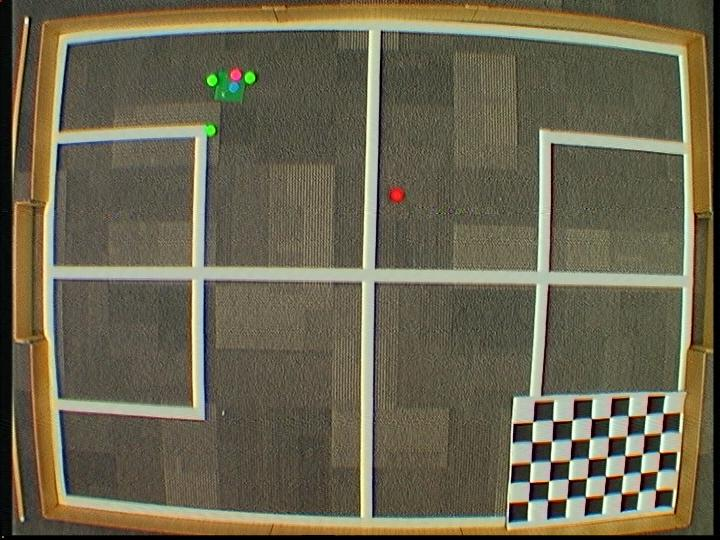
#> input picture Vision_Calibration/calibration/snap-unknown-20160208-150832-1.jpeg, 720 x 540 px; its folder holds 4 pictures in this run
$ python undistort.py
#> lines starting #> are read from the running program, lines starting #| are printed output that depends on the picture
# Original tutorial: https://opencv-python-tutroals.readthedocs.org/en/latest/py_tutorials/py_calib3d/py_calibration/py_calibration.html#calibration

'''
Script that takes the sample images of the pitch
Finds the distortion coefficients
Stores the coefficients in undistort.txt
Displays the undistorted feed
'''

import numpy as np
import cv2
import glob
from copy import copy

import pickle
filename = "../../vision/calibrations/undistort.txt"

# Set the required dimension of all sample checkboard images
dim = (8,5)

# prepare object points, like (0,0,0), (1,0,0), (2,0,0) ....,(6,5,0)
objp = np.zeros((dim[0]*dim[1], 3), np.float32)
objp[:,:2] = np.mgrid[0:dim[0], 0:dim[1]].T.reshape(-1,2)

# termination criteria
criteria = (cv2.TERM_CRITERIA_EPS + cv2.TERM_CRITERIA_MAX_ITER, 30, 0.001)

# Arrays to store object points and image points from all the images.
objpoints = [] # 3d point in real world space
imgpoints = [] # 2d points in image plane.

images = glob.glob('calibration/*.jpeg')

for fname in images:
    print("Hello")

    img = cv2.imread(fname)
#> img is the input picture: shape (540, 720, 3); mean B, G, R 79.5, 101.1, 106.8
    gray = cv2.cvtColor(img,cv2.COLOR_BGR2GRAY)
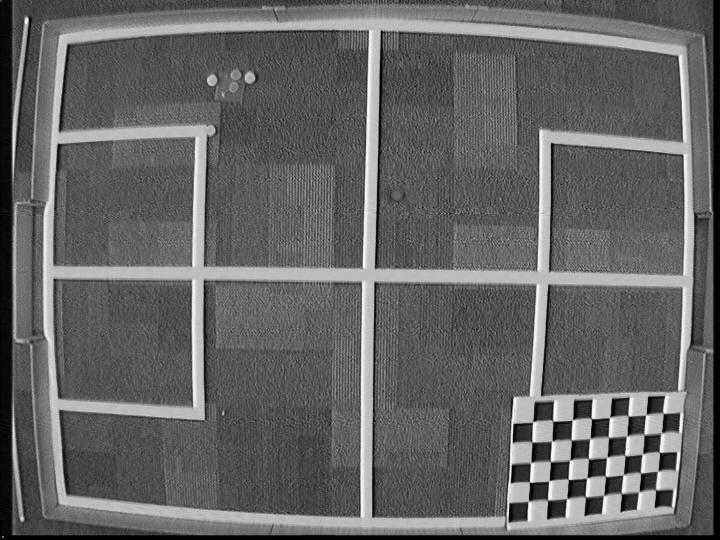
#> gray: shape (540, 720); min 0, max 255, mean 100.3
    # cv2.imshow('img',gray);
    # cv2.waitKey(0);
    # Find the chess board corners
    ret, corners = cv2.findChessboardCorners(gray, dim, None)
#> ret = True; corners = 40 rows, first 8: [655.8, 489.8], [639, 491.4], [621.5, 493.5], [603.5, 495.4], [585.5, 496.8], [566.9, 498.4], [547.8, 500], [528.3, 501.2]
    print(ret);
#| True
    # If found, add object points, image points (after refining them)
    if ret == True:
        print("RET")
        objpoints.append(objp)

        corners2 = copy(corners)
#> corners2 has the same summary as corners
        _ = cv2.cornerSubPix(gray,corners2,(11,11),(-1,-1),criteria)
        imgpoints.append(corners2)
#> pass 2 of the loop `for fname in images:`:
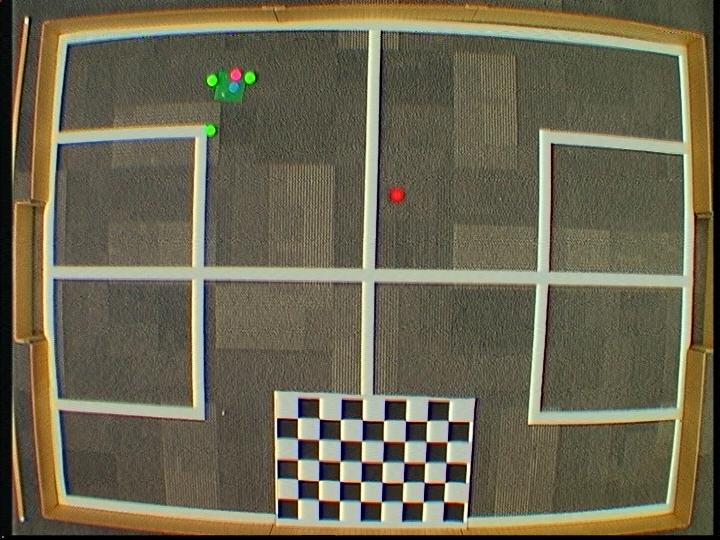
#> input picture Vision_Calibration/calibration/snap-unknown-20160208-150853-1.jpeg, 720 x 540 px
#> img is the input picture: shape (540, 720, 3); mean B, G, R 80.5, 102, 107.5
#> `gray = cv2.cvtColor(img,cv2.COLOR_BGR2GRAY)`:
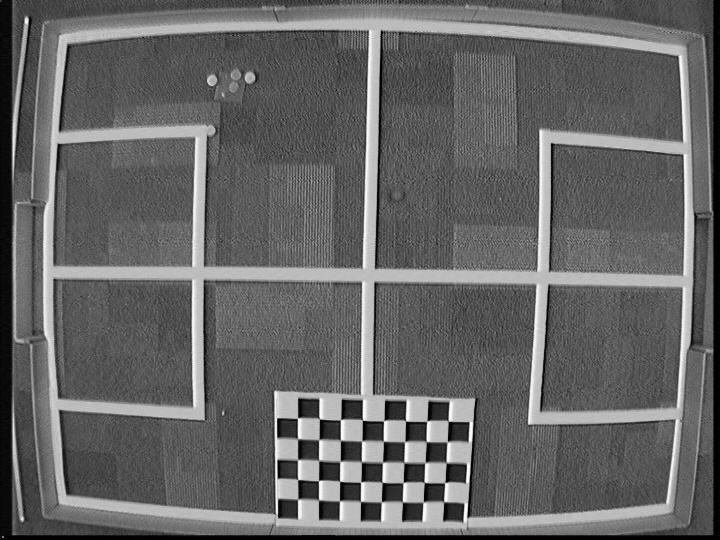
#> gray: shape (540, 720); min 0, max 254, mean 101.2
#> corners = 40 rows, first 8: [443.8, 501.7], [423.2, 502.1], [402.6, 501.9], [381.5, 501.7], [360.7, 501.5], [339.6, 500.7], [318.8, 500], [297.7, 499.1]
#| True
#> corners2 has the same summary as corners
#> pass 3 of the loop `for fname in images:`:
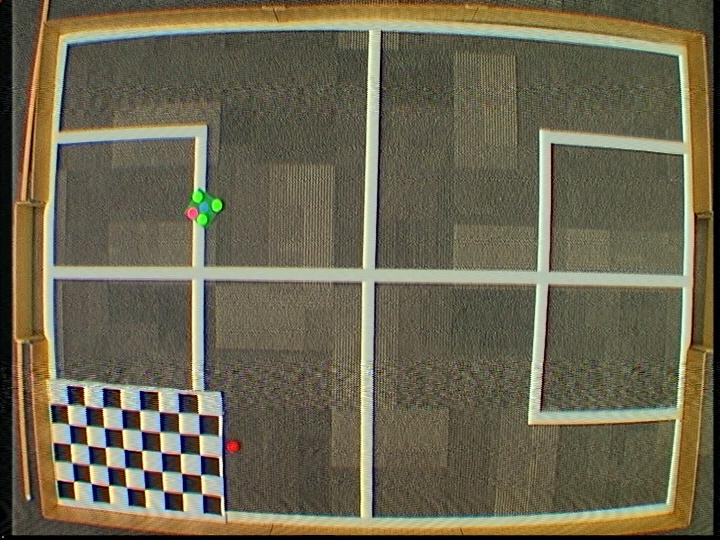
#> input picture Vision_Calibration/calibration/snap-unknown-20160208-152532-1.jpeg, 720 x 540 px
#> img is the input picture: shape (540, 720, 3); mean B, G, R 80.3, 102, 107.9
#> `gray = cv2.cvtColor(img,cv2.COLOR_BGR2GRAY)`:
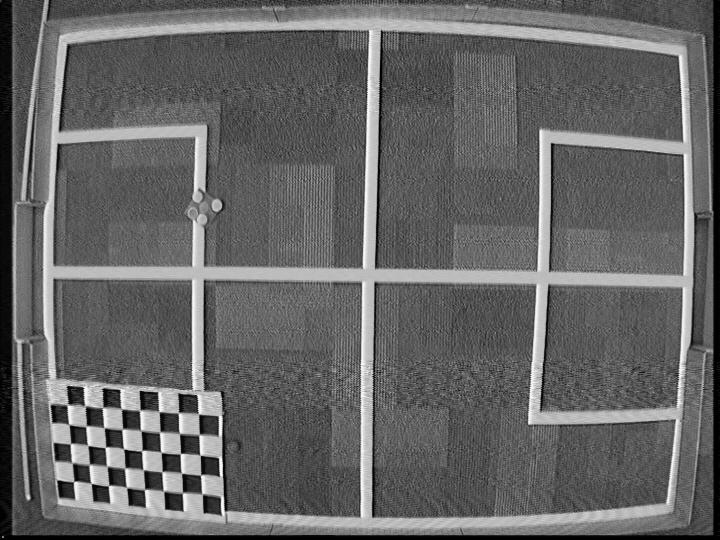
#> gray: shape (540, 720); min 0, max 254, mean 101.3
#> corners = 40 rows, first 8: [202.5, 494.1], [182.5, 492.7], [163.9, 491.4], [144.5, 489.5], [126.9, 487.7], [108.4, 485.6], [91.5, 483.6], [73.63, 481.6]
#| True
#> corners2 has the same summary as corners
#> the loop made 4 passes; the first 3 are shown

        # Draw and display the corners
        # Comment this out to skip showing sample images!
        # _ = cv2.drawChessboardCorners(img, dim, corners2, ret)
        # cv2.imshow('img',img)
        # cv2.waitKey(1000)

cv2.destroyAllWindows()

print("HERE")
# Get the calibration data
ret, mtx, dist, rvecs, tvecs = cv2.calibrateCamera(objpoints, imgpoints, gray.shape[::-1],None,None)

#> (the run stopped early here; a loop or call above may not have finished)
